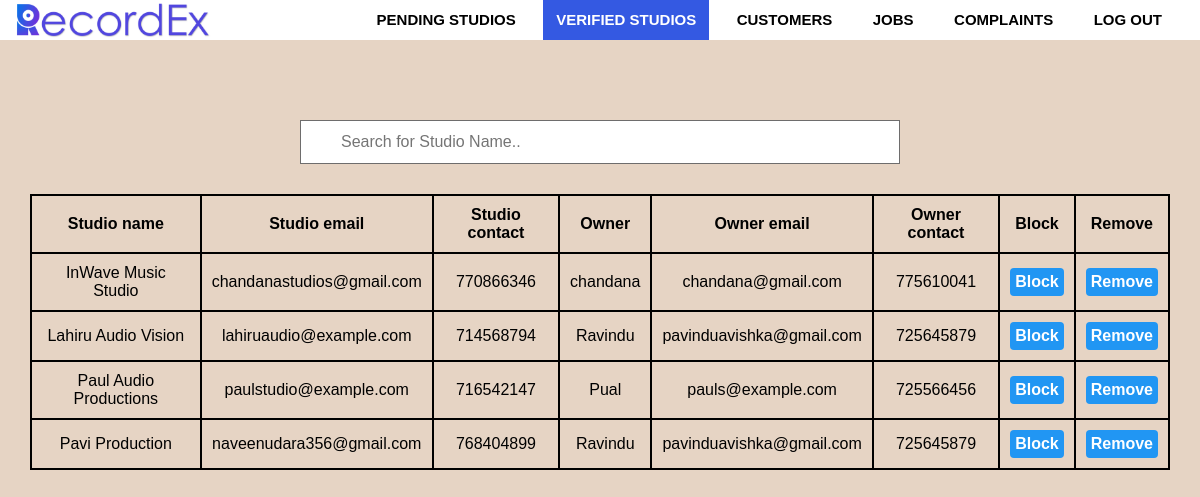
The app's page /admin/verified.php with its own data.
### tables this page shows
CREATE TABLE `studio` (
  `studio_id` int(5) NOT NULL,
  `studio_name` varchar(100) NOT NULL,
  `s_address_line1` varchar(100) NOT NULL,
  `s_address_line2` varchar(100) NOT NULL,
  `s_city` varchar(100) NOT NULL,
  `distric` varchar(100) NOT NULL,
  `postalcode` varchar(100) NOT NULL,
  `s_email` varchar(100) NOT NULL,
  `password` varchar(200) NOT NULL,
  `s_tele_no` int(20) NOT NULL,
  `paypal` varchar(100) NOT NULL,
  `owner_id` int(100) NOT NULL,
  `profile` varchar(500) NOT NULL,
  `cover` varchar(500) NOT NULL,
  `description` text NOT NULL,
  `latitude` varchar(50) NOT NULL,
  `longitude` varchar(50) NOT NULL,
  `verified` tinyint(4) NOT NULL DEFAULT 0,
  `email_verified` tinyint(1) NOT NULL DEFAULT 0,
  `owner_verified` tinyint(1) NOT NULL DEFAULT 0,
  `blocked` int(1) NOT NULL DEFAULT 0,
  `status` varchar(10) NOT NULL DEFAULT 'Active now'
);

CREATE TABLE `owner` (
  `owner_id` int(100) NOT NULL,
  `first_name` varchar(100) NOT NULL,
  `last_name` varchar(100) NOT NULL,
  `e_mail` varchar(150) NOT NULL,
  `tp_number` int(10) NOT NULL
);

### admin/verified.php (the view, shortened to what this page needs)
<?php
require_once('../inc/connection.php');
?>
<?php
             if(!isset($_GET['error'])){
                    $query="SELECT studio.studio_id,studio.studio_name,studio.s_email,blocked,studio.s_tele_no,owner.first_name,owner.e_mail,owner.tp_number FROM studio
                    INNER JOIN owner ON  owner.owner_id = studio.owner_id WHERE studio.verified = '1' ";
                    $result_set=mysqli_query($connection,$query);
                    if($result_set){
                        if(mysqli_num_rows($result_set)==0){
                            header('Location: verified.php?error=There is no verified studios');
                        }
                        else{
                            $table = "<table id='verified'>";
                            $table .= "<tr><th>Studio name</th><th>Studio email</th><th>Studio contact</th><th>Owner</th><th>Owner email</th><th>Owner contact</th><th>Block</th><th>Remove</th></tr>";
                            while($record =mysqli_fetch_assoc($result_set)){
                                $table .= "<tr>";
                                    $table .= "<td>".$record['studio_name']."</td>";
                                    $table .= "<td>".$record['s_email']."</td>";
                                    $table .= "<td>".$record['s_tele_no']."</td>";
                                    $table .= "<td>".$record['first_name']."</td>";
                                    $table .= "<td>".$record['e_mail']."</td>";
                                    $table .= "<td>".$record['tp_number']."</td>";
                                    if($record['blocked']==0){
                                      $table .= "<td>"."<form action=verified.php?studio_block=$record[studio_id] method='post' ><button type='submit'>Block</button></form>"."</td>";
                                    }
                                    else{
                                      $table .= "<td>"."<form action=verified.php?studio_unblock=$record[studio_id] method='post' ><button style='background-color:red;' type='submit'>Unblock</button></form>"."</td>";
                                    }
                                    $table .= "<td>"."<button type='submit' onclick='removeme($record[studio_id])'>Remove</button>"."</td>";
                                $table .= "</tr>";
                            }
                        }
                    }
              }
    ?>
<!DOCTYPE html>
<html>
<head>
   <link rel="stylesheet" type="text/css" href="css/admin.css">
   <?php require_once('inc/navbar.php'); ?>
</head>
<body>
<div class="row">
    <input type="text" id="myInput" onkeyup="myFunction()" placeholder="Search for Studio Name.." title="Type in a Name">
    <?php
         if(isset($_GET['error'])){
            echo '<div class="error">';
               echo $_GET['error'];
            echo '</div>';
           }
           else{
            echo $table;
           }
    ?>
</div>
</body>
</html>

### admin/css/admin.css (style rules this page uses)
body { margin: 0; padding: 0; font-family: Arial, Helvetica, sans-serif; background-color: rgb(230, 212, 196); height:100vh; overflow:inherit; }
.row { width: 100%; position: absolute; top:15%; display:block; }
input { background-position: 10px 10px; background-repeat: no-repeat; width: 50%; font-size: 16px; padding: 12px 20px 12px 40px; border: 1px solid rgb(110, 109, 109); margin-bottom: 30px; margin-left: auto; margin-right: auto; display: block; }
button { width: 100%; padding: 5px; box-sizing: border-box; border-radius: 4px; background: #2196F3; color: white; font-weight: bold; font-size: 16px; border:none; cursor: pointer; background-position: 10px 10px; }
table { border-collapse : collapse; max-width: 95%; margin-left: auto; margin-right: auto; display: block; }
td,th { border: 2px solid black; text-align:center; padding: 10px; }

### admin/inc/navbar.php (style rules this page uses)
* { padding: 0; margin: 0; text-decoration: none; list-style: none; box-sizing: border-box; }

### records on screen
studio: studio_name "InWave Music Studio", s_email "chandanastudios@gmail.com", s_tele_no "770866346", owner.first_name "chandana", owner.e_mail "chandana@gmail.com", owner.tp_number "775610041"
studio: studio_name "Lahiru Audio Vision", s_email "lahiruaudio@example.com", s_tele_no "714568794", owner.first_name "Ravindu", owner.e_mail "pavinduavishka@gmail.com", owner.tp_number "725645879"
studio: studio_name "Paul Audio Productions", s_email "paulstudio@example.com", s_tele_no "716542147", owner.first_name "Pual", owner.e_mail "pauls@example.com", owner.tp_number "725566456"
studio: studio_name "Pavi Production", s_email "naveenudara356@gmail.com", s_tele_no "768404899", owner.first_name "Ravindu", owner.e_mail "pavinduavishka@gmail.com", owner.tp_number "725645879"
